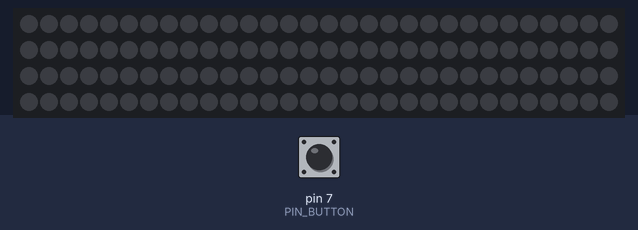
This program was run on a simulated Arduino Nano, built with avr-gcc and run on an emulated ATmega328P. Shown: 120 RGB LEDs in strip order, left to right, continuing on the next row. The inputs (shaded band) are chosen by the test bench; at power-on: pin 7 (PIN_BUTTON) HIGH. Dim RGB values are drawn brighter than linear.

Above: at 1.8 s.
1.9 s: pin 7 (PIN_BUTTON) pulled LOW for 0.15 s
At 2.76 s:
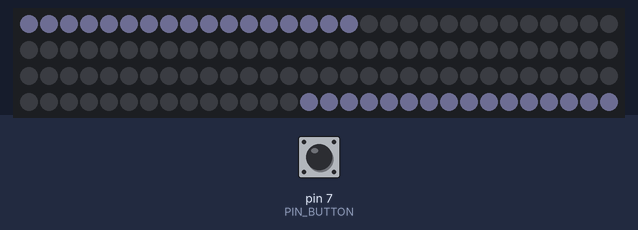
At 5.6 s:
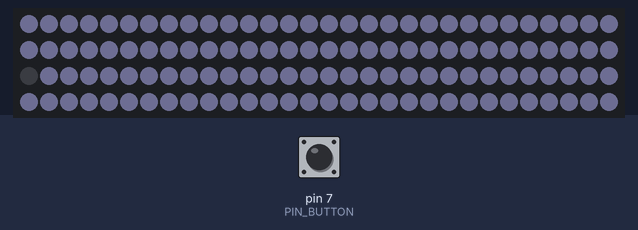
Timing chart, 0 to 7.1 s (numbered marks = the images above; inputs shaded):
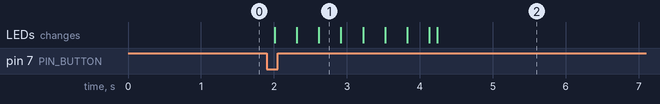

Measured:
- after the input at 1.9 s, the LEDs: first change after 0.11 s (image 1 shows a later state)

The program:

main.cpp
```cpp
#include <Arduino.h>
#include <Adafruit_NeoPixel.h>

#define PIN_NEO_PIXEL 4
#define PIN_BUTTON 7
#define NUM_PIXELS 120

Adafruit_NeoPixel Neopixel(NUM_PIXELS, PIN_NEO_PIXEL, NEO_GRB + NEO_KHZ800);

//state of saber blade, 0 = off, 10 = igniting, 20 = idle on, 30 = shutting off
int saberState = 0;
bool readyForStateChange = true;

int buttonState = 0;
int lastButtonState = 0;
bool isStartupDone = false;

void setup() {
  // put your setup code here, to run once:
  pinMode(PIN_BUTTON, INPUT_PULLUP);
  Neopixel.begin();
  Neopixel.setBrightness(50);
}

void Ignite(){
  int ascending = 0;
  int descending = 120;
  for (int pixel = 0; pixel < NUM_PIXELS / 2; pixel++) { // for each pixel
      Neopixel.setPixelColor(ascending, Neopixel.Color(75, 75, 100)); // it only takes effect if pixels.show() is called
      Neopixel.setPixelColor(descending, Neopixel.Color(75, 75, 100)); // it only takes effect if pixels.show() is called
      Neopixel.show();   // send the updated pixel colors to the NeoPixel hardware.
      ascending++;
      descending--;
      delay(33); // pause between each pixel
    }
    saberState++;
    readyForStateChange = true;
}

void Shutoff(){
  int ascending = 60;
  int descending = 59;
  for (int pixel = NUM_PIXELS; pixel > 0; pixel--) { // for each pixel
    Neopixel.setPixelColor(ascending, Neopixel.Color(0, 0, 0)); // it only takes effect if pixels.show() is called
    Neopixel.setPixelColor(descending, Neopixel.Color(0, 0, 0)); // it only takes effect if pixels.show() is called
    Neopixel.show();   // send the updated pixel colors to the NeoPixel hardware.

    ascending++;
    descending--;
    delay(10); // pause between each pixel
  }
  saberState = 0;
  readyForStateChange = true;
}

void loop() {
  if(!isStartupDone){
    buttonState = digitalRead(PIN_BUTTON);
    delay(1000);
    isStartupDone = true;
  }
  buttonState = digitalRead(PIN_BUTTON);

  if(buttonState != lastButtonState){
    if(buttonState == LOW){

          saberState++;
      delay(100);
    }
    lastButtonState = buttonState;
  }

  if(saberState == 0){
    Neopixel.clear();
    Neopixel.show();
    readyForStateChange = true;
  }

  //activate
  // if(saberState == 10){
  //   Ignite();
  // }

  switch (saberState)
  {
  case 1:
    Ignite();
    break;
  case 3:
    Shutoff();
    break;
  default:
    break;
  }

  //idle/pulse

  // int count = 0;
  // while(count < 500){
  //   int pixelId = random(1, NUM_PIXELS);
  //   long brightPercent = random(0.6, 1);
  //   Neopixel.setPixelColor(pixelId, Neopixel.Color(100 / brightPercent,100 / brightPercent, 100 / brightPercent));
  //   Neopixel.show();
  //   delay(20);
  //   count++;
  // }

  // delay(4000);

  //deactivate
  // if(saberState == 30){
  //   Shutoff();
  // }
}
```
